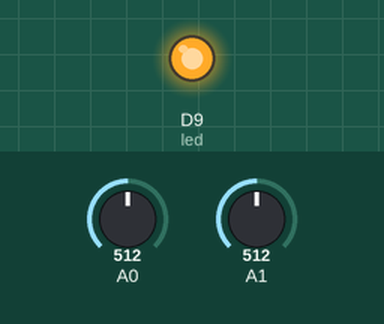
This program was run on a simulated Arduino board driven over Firmata from a computer. On the bench: output pins drawn as LEDs (lit = HIGH). Inputs (shaded band) come from the test bench; at power-on: A0 = 512, A1 = 512 (analog values on the 0–1023 scale). What the program prints to the terminal is not drawn.

Above: at 6.2 s.
6.3 s: A0 set to 122
9.8 s: A0 set to 56
13.3 s: A0 set to 46
At 13.3 s:
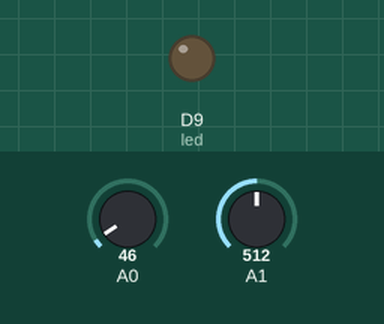
Timing chart, 0 to 16.3 s (numbered marks = the images above; inputs shaded):
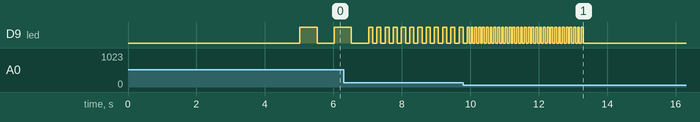

The program:

LED_test.py
```python
from pyfirmata import Arduino, util
from time import sleep
board = Arduino('/dev/ttyUSB0')
led = 9
it = util.Iterator(board)
it.start()
vrx_pin = 0
vry_pin = 1
sw_pin = 5
board.analog[vrx_pin].enable_reporting()
board.analog[vry_pin].enable_reporting()

while True:
    vrx_value = board.analog[vrx_pin].read()
    vry_value = board.analog[vry_pin].read()

    print("Value of vrx: ", vrx_value)
    print("Value of vry: ", vry_value)

    if vrx_value == None:
         vrx_value = 0
    elif vrx_value > 0.05:
          board.digital[led].write(1)
          sleep(vrx_value)
          board.digital[led].write(0)
          sleep(vrx_value)
```

Measured:
- after the input at 9.8 s, D9 (led): alternates HIGH for 0.06 s and LOW for 0.06 s, starting after 0.17 s
- after the input at 13.3 s, D9 (led): stops changing and stays LOW
- by itself, D9 (led): repeats every 0.24 s: HIGH 0.12 s, LOW 0.12 s
